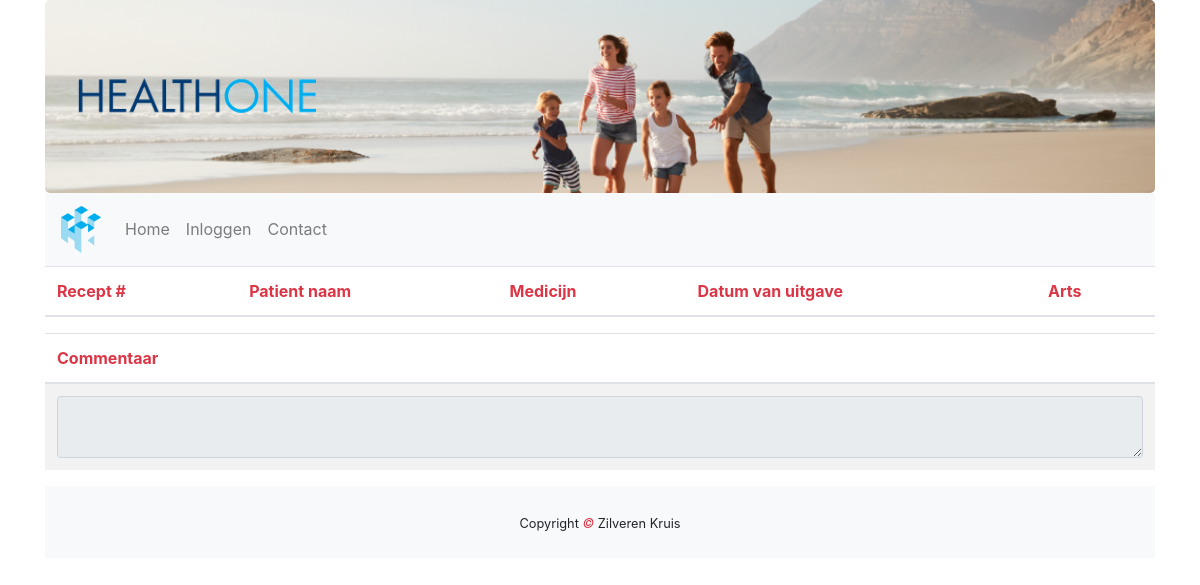
The page /recepten/recept_info.php?id=3 on the database as committed earlier.
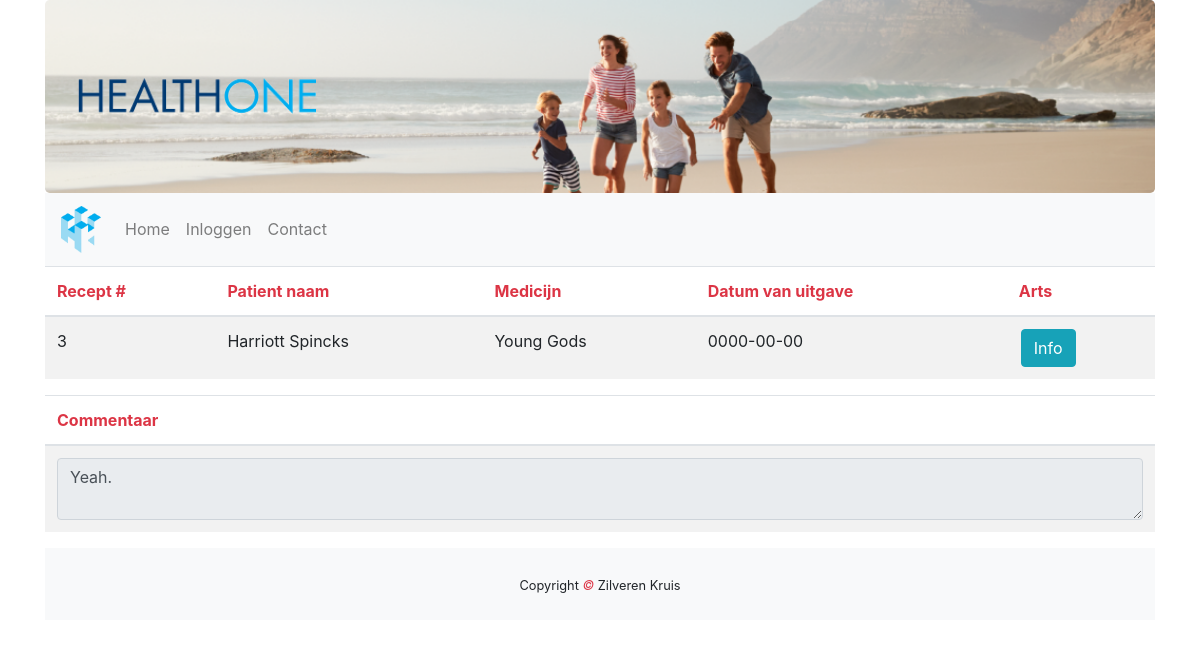
The same page on the database as committed later.
### tables this page shows
CREATE TABLE `recept` (
  `recept_id` int(11) UNSIGNED NOT NULL,
  `patient_id` int(45) UNSIGNED NOT NULL,
  `dosis` varchar(45) DEFAULT NULL,
  `herhalingsrecept` tinyint(4) DEFAULT NULL,
  `medicijn_id` int(11) UNSIGNED NOT NULL,
  `commentaar` text NOT NULL,
  `datum` text NOT NULL
);

CREATE TABLE `patient` (
  `patient_id` int(255) NOT NULL,
  `naam` varchar(255) NOT NULL,
  `email` varchar(255) NOT NULL,
  `telefoon` varchar(255) NOT NULL,
  `geboortedatum` date NOT NULL,
  `adres` varchar(255) NOT NULL,
  `verzekeringnummer` int(255) NOT NULL,
  `arts_id` int(11) NOT NULL
);

CREATE TABLE `medicijn` (
  `id` int(11) NOT NULL,
  `naam` varchar(45) DEFAULT NULL,
  `fabrikant` varchar(50) DEFAULT NULL,
  `vergoeding` tinyint(1) NOT NULL DEFAULT 0,
  `bijwerkingen` varchar(255) DEFAULT NULL,
  `effect` varchar(255) DEFAULT NULL,
  `prijs` double(10,2) DEFAULT NULL
);

### recepten/recept_info.php (the view, shortened to what this page needs)
<!DOCTYPE html>
<html lang="en">
<head>
    <link rel="stylesheet" href="https://maxcdn.bootstrapcdn.com/bootstrap/4.3.1/css/bootstrap.min.css">
    <link rel="stylesheet" href="../css/index.css">
</head>
<body>
<div class="container">
    <div class="jumbotron text-center" ">
    <div class="row">
        <div class="col-sm-3">
            <img class="d-none d-sm-block img-fluid" src="../img/healthtwo_text_transparent.png" alt="Logo">
        </div>
    </div>
</div>
<nav class="navbar navbar-expand-sm bg-light navbar-light sticky-top">
    <a class="navbar-brand" href="../index.php">
        <img class="navbrand" src="../img/healthtwo_logo_transparent.png" alt="Logo">
    </a>
    <div class="collapse navbar-collapse" id="collapse_target">
        <ul class="navbar-nav">
            <li class="nav-item">
                <a class="nav-link" href="../index.php">Home</a>
            </li>
            <li class="nav-item">
                <a class="nav-link" href="#">Inloggen</a>
            </li>
            <li class="nav-item">
                <a class="nav-link" href="../contact.php">Contact</a>
            </li>
        </ul>
    </div>
</nav>
<div class="table-responsive">
    <table class="table table-striped">
        <thead>
            <tr>
                <th class="text-danger">Recept #</th>
                <th class="text-danger">Patient naam</th>
                <th class="text-danger">Medicijn</th>
                <th class="text-danger">Datum van uitgave</th>
                <th class="text-danger">Arts</th>
            </tr>
        </thead>
        <tbody>
            <?php
            try {
                    $db = new PDO("mysql:host=localhost;dbname=healthone","root","");
                    $recept_id = $_GET['id'];
                    $query = $db->prepare("SELECT * FROM recept WHERE recept_id = $recept_id");
                    $query->execute();
                    $result = $query->fetchAll(PDO::FETCH_ASSOC);
                    foreach ($result as &$data){
                        $id = $data['patient_id'];
                        $medicijn_id = $data['medicijn_id'];
                        $query2 = $db->prepare("SELECT * FROM patient WHERE patient_id = $id");
                        $query2->execute();
                        $result2 = $query2->fetchAll(PDO::FETCH_ASSOC);
                        echo "<tr>";
                        echo "<td>".$data['recept_id']."</td>";
                        foreach ($result2 as &$data2) {
                            echo "<td>".$data2['naam'] ."</td>";
                            $query3 = $db->prepare("SELECT * FROM medicijn WHERE id = $medicijn_id");
                            $query3->execute();
                            $result3 = $query3->fetchAll(PDO::FETCH_ASSOC);
                            foreach ($result3 as &$data3) {
                                echo "<td>".$data3['naam'] ."</td>";
                            }
                        }
                        echo "<td>".$data['datum']."</td>";
                        echo "<td><a href='recept_info.php?id=".$data['recept_id']."'>"."<button type=\"button\" class=\"btn btn-info\">Info</button></a></td>";
                        echo "</tr>";
                    }
                }
                catch(PDOException $e){
                    die("OEPS iets is fout!".$e->getMessage());
                }
            ?>
        </tbody>
    </table>
</div>
<table class="table table-striped">
    <thead>
    <tr>
        <th class="text-danger">Commentaar<br></th>
    </tr>
    </thead>
    <tbody>
    <td><textarea class="form-control" readonly><?php echo $data['commentaar']; ?></textarea></td>
    </tbody>
</table>
<footer class="py-4 bg-light text-dark-50 text-center">
    <small>Copyright <em class="text-danger"> &copy; </em>Zilveren Kruis</small>
</footer>
</body>
</html>

Rows that differ between the two databases and show on the page:
added recept: recept "3", datum "0000-00-00", commentaar "Yeah."
added patient: naam "Harriott Spincks"
added medicijn: naam "Young Gods"
